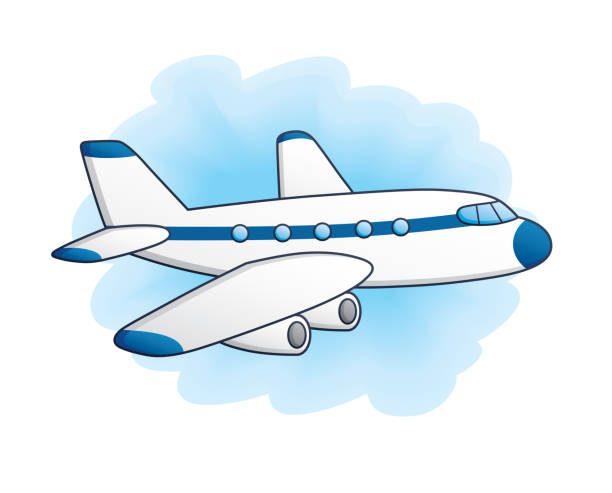
#> input picture fakemodel/cool_airplane.jpg, 612 x 493 px
$ python convert.py cool_airplane.jpg out.png
#> lines starting #> are read from the running program, lines starting #| are printed output that depends on the picture
# This script requires the Pillow library.
# You can install it using pip:
# pip install Pillow

from PIL import Image
import argparse
import os # Added for path manipulation

def image_to_hex(image_path, output_path, size=(32, 32), pixels_per_line=16):
    """
    Loads an image, converts it to grayscale, resizes it, and saves the
    pixel data to a hex file in row-major order.

    The output format is a single 2D block of hex values, with a specified
    number of pixel values per line. The values represent 8-bit unsigned
    integers (0-255).

    Args:
        image_path (str): The path to the input image file.
        output_path (str): The path where the output hex file will be saved.
        size (tuple): A tuple (width, height) to resize the image to.
        pixels_per_line (int): The number of pixel hex values to write per line.
    """
#> called with image_path = 'cool_airplane.jpg', output_path = 'out.png', size = (32, 32), pixels_per_line = 16
    try:
        print("--- Script starting ---")

        # Open the image using Pillow
        with Image.open(image_path) as img:
#> img is the input picture: PIL image 612x493 RGB; mean R, G, B 227.1, 239.6, 246.4
            print(f"Successfully opened '{image_path}'")

            # --- Image Processing ---
            # 1. Resize the image to the specified dimensions (e.g., 32x32)
            #    We use LANCZOS for a high-quality downscale.
            resized_img = img.resize(size, Image.Resampling.LANCZOS)
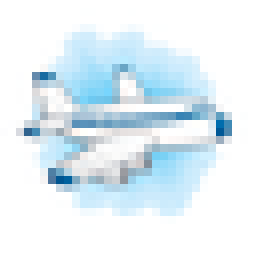
#> resized_img: PIL image 32x32 RGB (shown 8 times larger); mean R, G, B 226.7, 239.3, 246.2
            print("Image resized.")

            # 2. Convert the image to grayscale ('L' mode for luminance)
            #    Each pixel will be a single 8-bit value (0-255).
            grayscale_img = resized_img.convert('L')
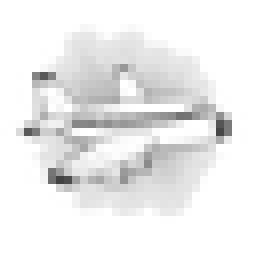
#> grayscale_img: PIL image 32x32 L (shown 8 times larger); min 66, max 255, mean 236.3
            print("Image converted to grayscale.")


            # --- Hex Conversion and File Writing ---
            # Get the pixel data from the image
            pixels = grayscale_img.load()
            width, height = grayscale_img.size
#> width = 32; height = 32

            # Get the absolute path for the output file to avoid confusion
            absolute_output_path = os.path.abspath(output_path)
            print(f"Attempting to write output to: {absolute_output_path}")

            # Open the output file in write mode
            with open(output_path, 'w') as f:
                # Write a header commenting the source and dimensions
                f.write(f"# Grayscale hex data for {image_path}\n")
                f.write(f"# Resolution: {width}x{height}\n")
                f.write(f"# Format: Row-major, {pixels_per_line} pixels per line, no spaces.\n")
                f.write("# Each value is an 8-bit integer in hexadecimal.\n\n")

                # --- Write Grayscale Data ---
                f.write(f"# Grayscale Data ({width}x{height})\n")

                # Iterate through each row of the image
                for y in range(height):
                    # Get all hex values for the current row as a list of strings
                    full_row_hex = [format(pixels[x, y], '02x') for x in range(width)]

                    # Split the row's hex values into chunks and write each chunk as a new line
                    for i in range(0, width, pixels_per_line):
                        chunk = full_row_hex[i:i + pixels_per_line]
                        # Join without spaces to create a continuous hex string
                        f.write("".join(chunk) + "\n")

            print(f"--- Success! ---")
            print(f"Successfully converted '{image_path}' to '{absolute_output_path}'")
            print(f"The output file contains {width * height} hex values with {pixels_per_line} values per line.")
#| The output file contains 1024 hex values with 16 values per line.

    except FileNotFoundError:
        print(f"--- Error ---")
        print(f"Error: The file '{image_path}' was not found.")
    except Exception as e:
        print(f"--- Error ---")
        print(f"An unexpected error occurred: {e}")

if __name__ == '__main__':
    # --- Command-Line Argument Parsing ---
    # This allows you to run the script from your terminal and pass file paths easily.
    # Example usage:
    # python your_script_name.py my_image.png output.hex

    parser = argparse.ArgumentParser(
        description="Convert an image file to a 32x32 grayscale hex file for hardware testing."
    )
    parser.add_argument(
        "input_image",
        type=str,
        help="Path to the input image file (e.g., cat.jpg, icon.png)."
    )
    parser.add_argument(
        "output_file",
        type=str,
        help="Path for the generated hex file (e.g., image_data.hex)."
    )

    args = parser.parse_args()

    # Call the main function with the provided arguments
    image_to_hex(args.input_image, args.output_file)
